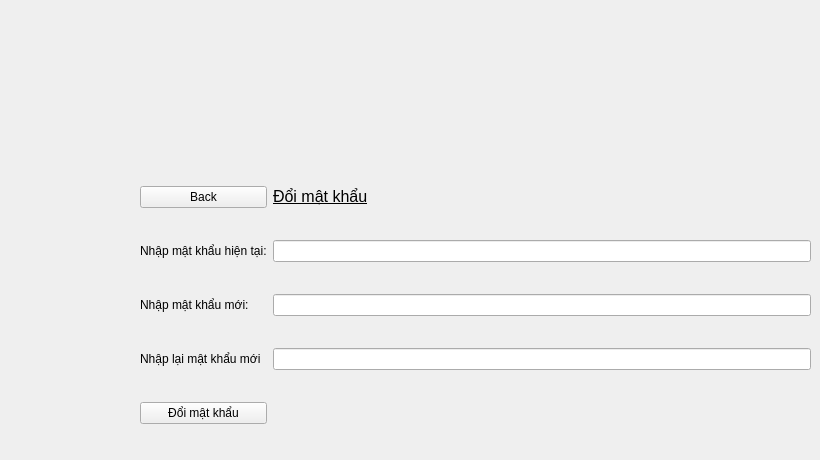
    <widget class="QWidget" name="page_matkhau">
     <widget class="QWidget" name="gridLayoutWidget_11">
      <property name="geometry">
       <rect>
        <x>140</x>
        <y>160</y>
        <width>671</width>
        <height>291</height>
       </rect>
      </property>
      <layout class="QGridLayout" name="gridLayout_13">
       <item row="3" column="0">
        <widget class="QLabel" name="label_75">
         <property name="text">
          <string>Nhập lại mật khẩu mới</string>
         </property>
        </widget>
       </item>
       <item row="1" column="0">
        <widget class="QLabel" name="label_77">
         <property name="text">
          <string>Nhập mật khẩu hiện tại:</string>
         </property>
        </widget>
       </item>
       <item row="2" column="1">
        <widget class="QLineEdit" name="lineEdit_dmk_mkm"/>
       </item>
       <item row="2" column="0">
        <widget class="QLabel" name="label_76">
         <property name="text">
          <string>Nhập mật khẩu mới:</string>
         </property>
        </widget>
       </item>
       <item row="3" column="1">
        <widget class="QLineEdit" name="lineEdit_dmk_mktt"/>
       </item>
       <item row="0" column="0">
        <widget class="QPushButton" name="pushButton_dmk_back">
         <property name="text">
          <string>Back</string>
         </property>
        </widget>
       </item>
       <item row="1" column="1">
        <widget class="QLineEdit" name="lineEdit_dkt_mkht"/>
       </item>
       <item row="0" column="1">
        <widget class="QLabel" name="label_78">
         <property name="text">
          <string>&lt;html&gt;&lt;head/&gt;&lt;body&gt;&lt;p&gt;&lt;span style=&quot; font-size:12pt; text-decoration: underline;&quot;&gt;Đổi mật khẩu&lt;/span&gt;&lt;/p&gt;&lt;/body&gt;&lt;/html&gt;</string>
         </property>
        </widget>
       </item>
       <item row="4" column="0">
        <widget class="QPushButton" name="pushButton_dmk_dmk">
         <property name="text">
          <string>Đổi mật khẩu</string>
         </property>
        </widget>
       </item>
      </layout>
     </widget>
    </widget>
